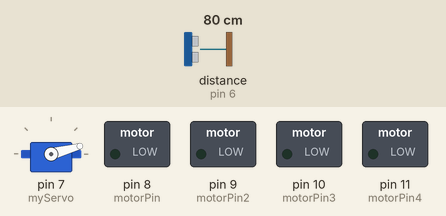
Simulated run of this sketch. Board: Arduino Uno, built with avr-gcc and run on an emulated ATmega328P. Shown: servo, switched loads named in the sketch (green lamp = pin HIGH). Wiring (inferred from the names in the program): ultrasonic range finder: trigger pin 5; echo pin 6. Inputs (shaded band) come from the test bench; at power-on: distance to the obstacle (sensor on pin 6) 80 cm. The echo pulse lasts 58.3 µs per cm; pins used as bus, display or sensor lines are not drawn; what the sketch prints to the serial monitor is not drawn.

Above: at 0.01 s.
1.3 s: distance to the obstacle (sensor on pin 6) set to 2 cm
4.3 s: distance to the obstacle (sensor on pin 6) set to 9 cm
At 6.72 s:
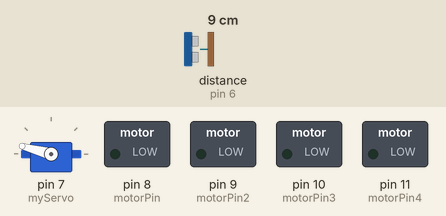
At 7.24 s:
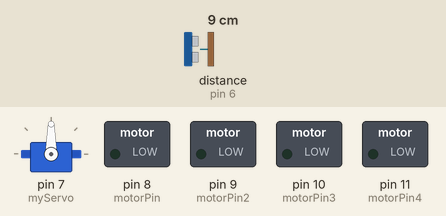
7.3 s: distance to the obstacle (sensor on pin 6) set to 299 cm
At 8.0 s:
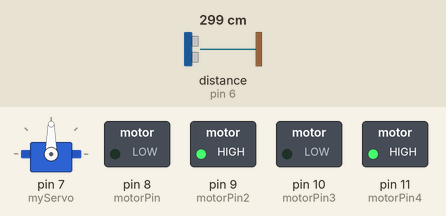
10.3 s: distance to the obstacle (sensor on pin 6) set to 35 cm
Timing chart, 0 to 14.3 s (numbered marks = the images above; inputs shaded):
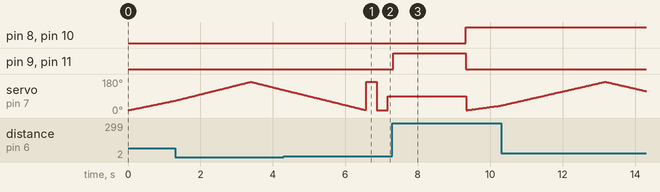

Measured:
- after the input at 4.3 s, pin 9 (motorPin2), pin 11 (motorPin4): stays LOW (without the input it goes to HIGH after 3.0 s)
- by itself, servo on pin 7 (myServo): rises from 40° to 165° in 2.8 s, then falls to 116° in 1.1 s

The sketch:

radarbot.ino
```cpp
#include <SoftwareSerial.h>
//SoftwareSerial mySerial(0,1); // RX, TX
// Includes the Servo library
#include <Servo.h>
// Defines Tirg and Echo pins of the Ultrasonic Sensor
const int trigPin = 5;
const int echoPin = 6;
// Variables for the duration and the distance
long duration;
int distance;

int motorPin = 8; //right side to IB - forward

int motorPin2 = 9; //left side to IA - forward

int motorPin3 = 10; //right side to IA - backward

int motorPin4 = 11; //left side to IB - backward

Servo myServo; // Creates a servo object for controlling the servo motor
void setup() {
  pinMode(trigPin, OUTPUT); // Sets the trigPin as an Output
  pinMode(echoPin, INPUT); // Sets the echoPin as an Input
  Serial.begin(9600);
   pinMode(motorPin, OUTPUT);
  pinMode(motorPin2, OUTPUT);
  pinMode(motorPin3, OUTPUT);
  pinMode(motorPin4, OUTPUT);

  myServo.attach(7); // Defines on which pin is the servo motor attached
}

//Forward Fuction sets motors to go forward
void forward()
{
      //Serial.println("Forward");
digitalWrite(motorPin, HIGH);

digitalWrite(motorPin2, LOW);      //foreward

digitalWrite(motorPin3, HIGH);

digitalWrite(motorPin4, LOW);
delay(10);
}

void halt(){

digitalWrite(motorPin, LOW);

digitalWrite(motorPin2, LOW);

digitalWrite(motorPin3, LOW);

digitalWrite(motorPin4, LOW);
delay(2000);
 }

//Right Function sets motors for right
void right()
{
      //Serial.println("right");
     digitalWrite(motorPin, LOW);

      digitalWrite(motorPin2, HIGH);          //right

      digitalWrite(motorPin3, HIGH);

      digitalWrite(motorPin4, LOW);
      delay(2000);

}

// Left Function sets motors for left
void left()
{
      //Serial.println("left");
      digitalWrite(motorPin, HIGH);

      digitalWrite(motorPin2, LOW);          //left

      digitalWrite(motorPin3, LOW);

      digitalWrite(motorPin4, HIGH);

      delay(2000);

}

// Back Fnction sets motors going backwards
void back()
{
      //Serial.println("back");
    digitalWrite(motorPin, LOW);

    digitalWrite(motorPin2, HIGH);

    digitalWrite(motorPin3, LOW);  // back

    digitalWrite(motorPin4, HIGH);
    delay(2000);
}

// Function for calculating the distance measured by the Ultrasonic sensor
int calculateDistance()
{
  digitalWrite(trigPin, LOW);
  delayMicroseconds(2);
  // Sets the trigPin on HIGH state for 10 micro seconds
  digitalWrite(trigPin, HIGH);
  delayMicroseconds(10);
  digitalWrite(trigPin, LOW);
  duration = pulseIn(echoPin, HIGH); // Reads the echoPin, returns the sound wave travel time in microseconds
  distance= duration*0.034/2;
  return distance;
}

void loop() {

  long int forwdis, leftdis, rightdis;
  // rotates the servo motor from 15 to 165 degrees
  for(int i=15;i<=165;i++){
  myServo.write(i);
  delay(20);
  distance = calculateDistance();// Calls a function for calculating the distance measured by the Ultrasonic sensor for each degree

      Serial.print(i); // Sends the current degree into the Serial Port
  Serial.print(","); // Sends addition character right next to the previous value needed later in the Processing IDE for indexing
  Serial.print(distance); // Sends the distance value into the Serial Port
  Serial.print("."); // Sends addition character right next to the previous value needed later in the Processing IDE for indexing
  }

  // Repeats the previous lines from 165 to 15 degrees
  for(int i=165;i>15;i--){
  myServo.write(i);
  delay(20);
  distance = calculateDistance();
  Serial.print(i);
 Serial.print(",");
 Serial.print(distance);
Serial.print(".");
  }


 if (forwdis >= 15) //If the forward dis is greater than 12 cm keep going forward
{
forward();
 }
 else if (forwdis < 15)  //If distance is less than 15 cm then
  {
   // back();


    // Look left and get left distance
    myServo.write(165);
    delay(300);
    leftdis = calculateDistance();
   // Serial.println (leftdis);

    // Look right and get right distance
    myServo.write(15);
    delay(300);
    rightdis = calculateDistance();
   // Serial.println (rightdis);

    // Reset servo centre possition
    myServo.write(90);
    delay(150);

      // If Left distance is greater than right then go left
      if (leftdis > rightdis)
      {
     //   Serial.print("LEFT"); // Display direction of movment
      //  Serial.print(leftdis); // Print distance in cm
        left();
        forward();
      }

      // If right distance is greater than left distance go right
      else if (rightdis > leftdis)
      {
       // Serial.print("RIGHT"); // Display direction of movment
       // Serial.print(rightdis); // Print distance in cm
        right();forward();
      }

      // If each are the same then go backwards and clear LCD
      else if (rightdis == leftdis)
      {
         back(); forward();
      }
  }
}
```
